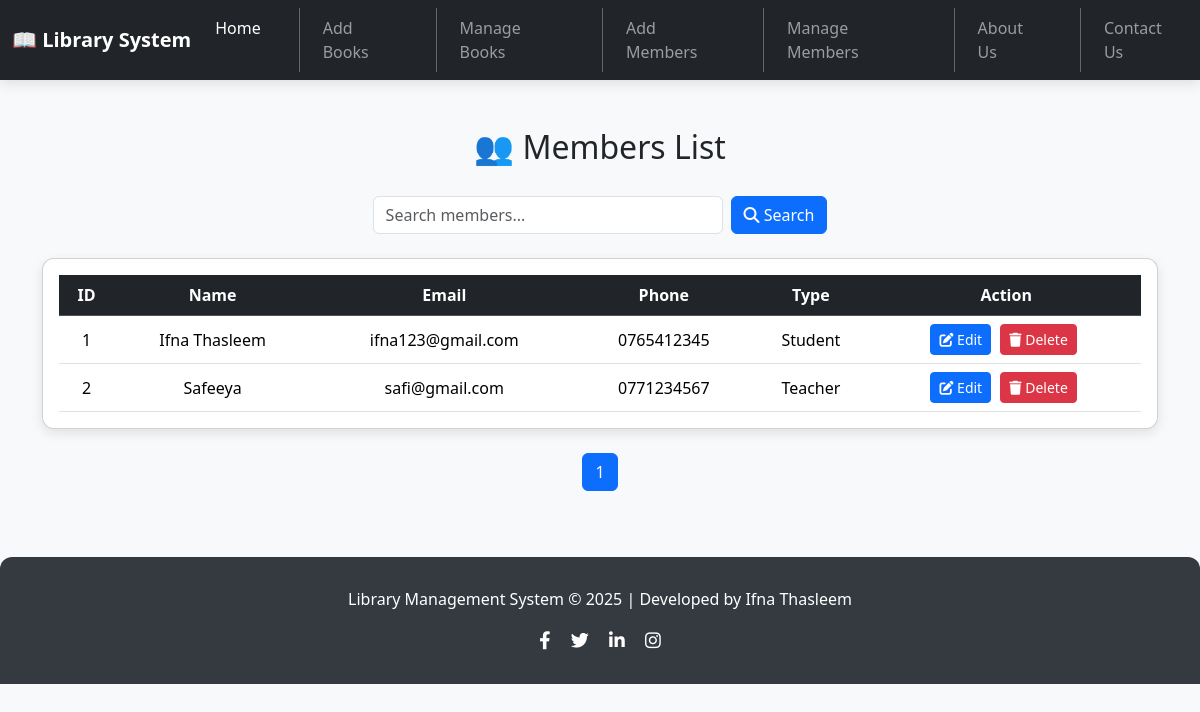
Page /view_members.php on the committed database.
### tables this page shows
CREATE TABLE `members` (
  `id` int(11) NOT NULL,
  `name` varchar(255) NOT NULL,
  `email` varchar(255) NOT NULL,
  `phone` varchar(20) NOT NULL,
  `type` enum('Student','Teacher','Public') NOT NULL
);

### view_members.php (the view, shortened to what this page needs)
<?php
include 'config.php';
$search = isset($_GET['search']) ? $_GET['search'] : '';
$limit = 5;
$page = isset($_GET['page']) ? (int)$_GET['page'] : 1;
$start = ($page - 1) * $limit;
$total_sql = "SELECT COUNT(*) as total FROM members
              WHERE name LIKE '%$search%' OR email LIKE '%$search%' OR phone LIKE '%$search%'";
$total_result = $conn->query($total_sql);
$total_entries = $total_result->fetch_assoc()['total'];
$total_pages = ceil($total_entries / $limit);
$sql = "SELECT * FROM members
        WHERE name LIKE '%$search%' OR email LIKE '%$search%' OR phone LIKE '%$search%'
        LIMIT $start, $limit";
$result = $conn->query($sql);
?>
<!DOCTYPE html>
<html lang="en">
<head>
<link href="https://cdn.jsdelivr.net/npm/bootstrap@5.3.2/dist/css/bootstrap.min.css" rel="stylesheet">
<link href="https://cdnjs.cloudflare.com/ajax/libs/font-awesome/6.4.0/css/all.min.css" rel="stylesheet">
</head>
<body>
<nav class="navbar navbar-expand-lg navbar-dark bg-dark">
  <div class="container-fluid">
    <a class="navbar-brand fw-bold" href="index.html">📖 Library System</a>
    <div class="collapse navbar-collapse" id="navbarNav">
      <ul class="navbar-nav ms-auto" style="gap: 15px;">
        <li class="nav-item">
          <a class="nav-link active" href="index.html">Home</a>
        </li>
        <li class="nav-item">
          <a class="nav-link" href="book_form.html">Add Books</a>
        </li>
        <li class="nav-item">
          <a class="nav-link" href="view_books.php">Manage Books</a>
        </li>
        <li class="nav-item">
          <a class="nav-link" href="member_form.html">Add Members</a>
        </li>
        <li class="nav-item">
          <a class="nav-link" href="view_members.php">Manage Members</a>
        </li>
        <li class="nav-item">
          <a class="nav-link" href="about.html">About Us</a>
        </li>
        <li class="nav-item">
          <a class="nav-link" href="contact.html">Contact Us</a>
        </li>
      </ul>
    </div>
  </div>
</nav>
<div class="container mt-5">
    <h2 class="text-center">👥 Members List</h2>
    <form method="GET" class="d-flex mb-4 justify-content-center search-form">
        <input type="text" name="search" class="form-control me-2" placeholder="Search members..." value="<?= htmlspecialchars($search) ?>">
        <button class="btn btn-primary"><i class="fas fa-search"></i> Search</button>
    </form>
    <div class="card card-table p-3">
    <table class="table table-hover align-middle mb-0 text-center">
        <thead class="table-dark">
            <tr>
                <th>ID</th><th>Name</th><th>Email</th><th>Phone</th><th>Type</th><th>Action</th>
            </tr>
        </thead>
        <tbody>
            <?php if ($result->num_rows > 0) {
                while ($row = $result->fetch_assoc()) { ?>
                <tr>
                    <td><?= $row['id'] ?></td>
                    <td><?= htmlspecialchars($row['name']) ?></td>
                    <td><?= htmlspecialchars($row['email']) ?></td>
                    <td><?= htmlspecialchars($row['phone']) ?></td>
                    <td><?= htmlspecialchars($row['type']) ?></td>
                    <td class="action-btns">
                        <a href="update_member.php?id=<?= $row['id'] ?>" class="btn btn-sm btn-primary"><i class="fas fa-edit"></i> Edit</a>
                        <a href="delete_member.php?id=<?= $row['id'] ?>" class="btn btn-sm btn-danger" onclick="return confirm('Are you sure?');"><i class="fas fa-trash"></i> Delete</a>
                    </td>
                </tr>
            <?php } } else { ?>
                <tr><td colspan="6" class="text-center">No records found</td></tr>
            <?php } ?>
        </tbody>
    </table>
    </div>
    <nav class="mt-4 d-flex justify-content-center">
        <ul class="pagination">
            <?php for ($i = 1; $i <= $total_pages; $i++) { ?>
                <li class="page-item <?= ($page == $i) ? 'active' : '' ?>">
                    <a class="page-link" href="?page=<?= $i ?>&search=<?= urlencode($search) ?>"><?= $i ?></a>
                </li>
            <?php } ?>
        </ul>
    </nav>
</div>
<div class="footer">
    <p>Library Management System © <?= date("Y") ?> | Developed by Ifna Thasleem</p>
    <div class="social-icons mt-2">
        <a href="#" class="text-white me-2"><i class="fab fa-facebook-f"></i></a>
        <a href="#" class="text-white me-2"><i class="fab fa-twitter"></i></a>
        <a href="#" class="text-white me-2"><i class="fab fa-linkedin-in"></i></a>
        <a href="#" class="text-white"><i class="fab fa-instagram"></i></a>
    </div>
</div>
</body>
</html>

### view_members.php (style rules this page uses)
body { background: #f8f9fa; }
.navbar { box-shadow: 0 4px 12px rgba(0,0,0,0.1); }
h2 { margin-bottom: 30px; }
.card-table { border-radius: 12px; box-shadow: 0 4px 12px rgba(0,0,0,0.1); }
.search-form input { max-width: 350px; }
.pagination .page-item.active .page-link { background-color: #0d6efd; border-color: #0d6efd; }
.footer { background: #343a40; color: #fff; padding: 30px 20px; margin-top: 50px; text-align: center; border-radius: 12px 12px 0 0; }
.footer .social-icons a { color: #fff; margin: 0 8px; font-size: 18px; transition: color 0.3s; }
.action-btns a { margin-right: 5px; transition: transform 0.2s; }
.navbar-nav .nav-item + .nav-item { border-left: 1px solid rgba(255, 255, 255, 0.3); padding-left: 15px; margin-left: 15px; }

### rows in the picture
members: id "1", name "Ifna Thasleem", email "ifna123@gmail.com", phone "0765412345", type "Student"
members: id "2", name "Safeeya", email "safi@gmail.com", phone "0771234567", type "Teacher"
